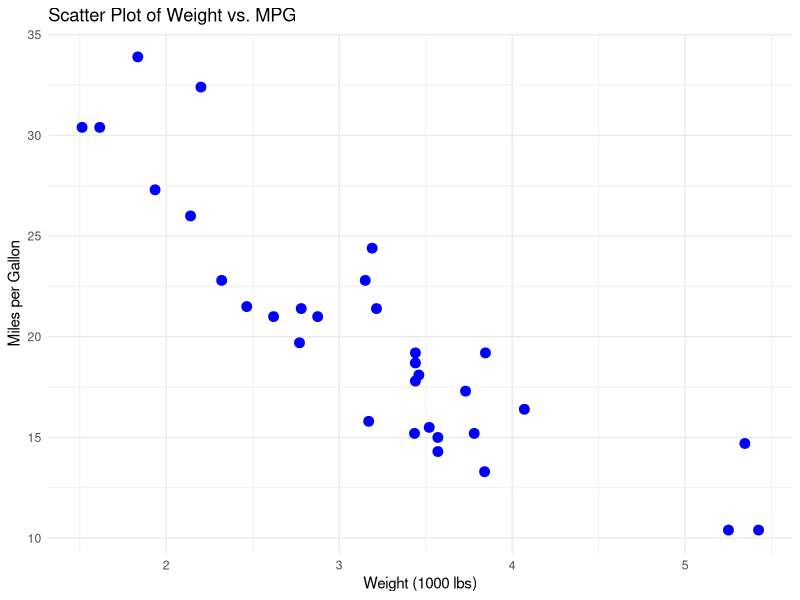
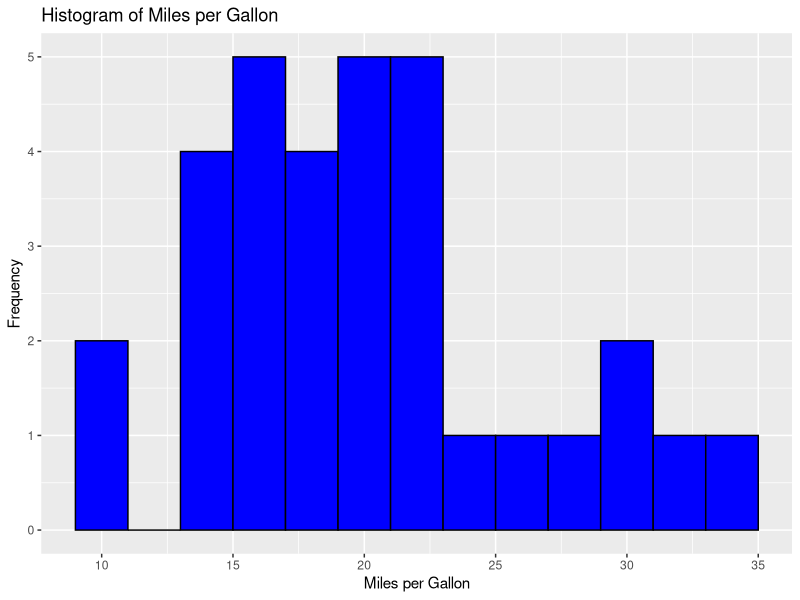
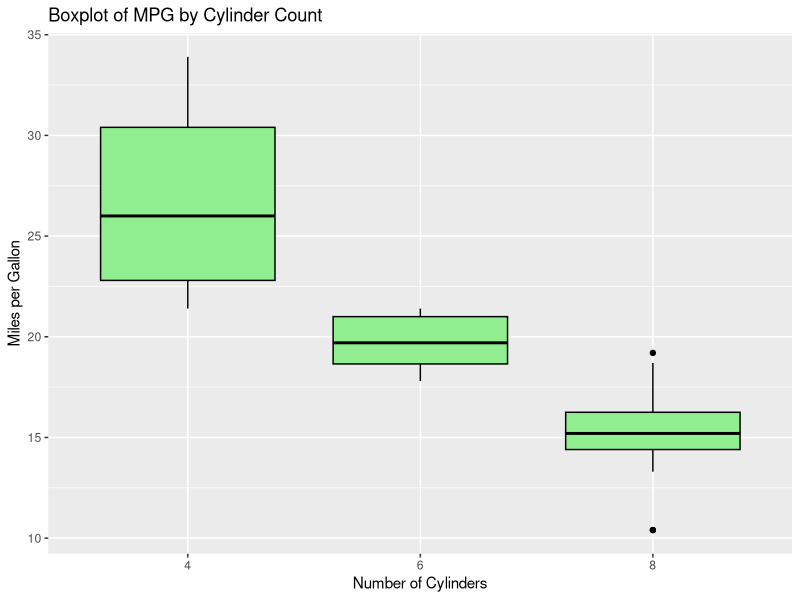
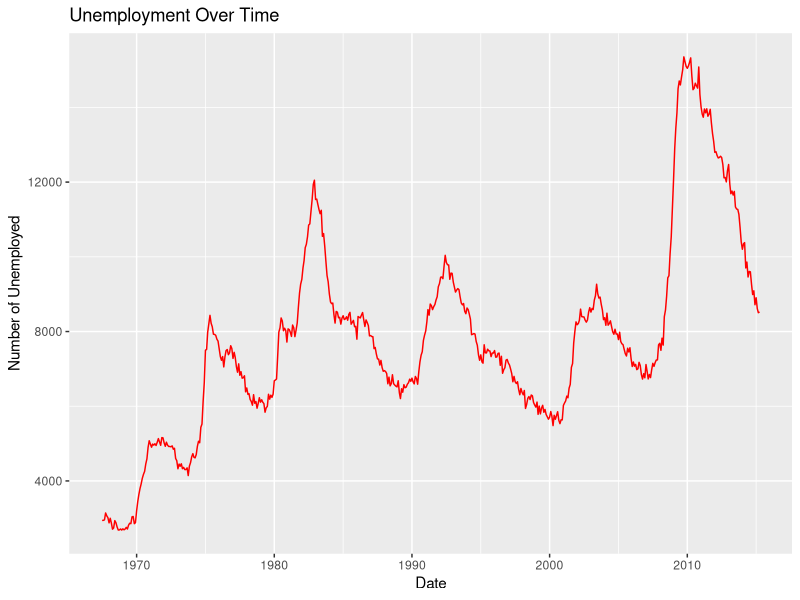
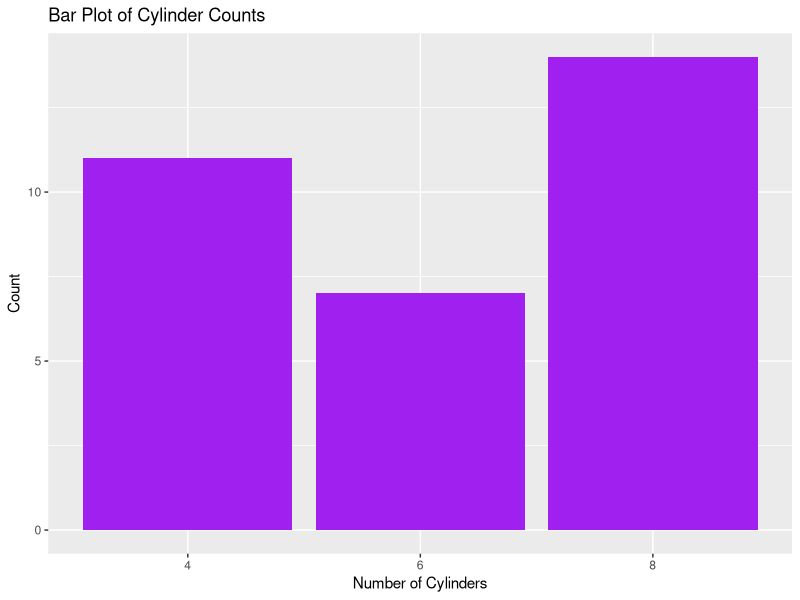

Write R code to recreate these figures, in order.
library(ggplot2)

ggplot(data = mtcars, aes(x = wt, y = mpg)) +  # Define the data and aesthetic mappings
geom_point(color = "blue", size = 3) +  # Customize point color and size
  labs(title = "Scatter Plot of Weight vs. MPG",
       x = "Weight (1000 lbs)",
       y = "Miles per Gallon") +  # Add titles and labels
  theme_minimal()  # Apply a minimal theme for a clean look

# Basic histogram
ggplot(data = mtcars, aes(x = mpg)) +
  geom_histogram(binwidth = 2, fill = "blue", color = "black") +  # Add histogram bars
  labs(title = "Histogram of Miles per Gallon",
       x = "Miles per Gallon",
       y = "Frequency")

# Basic boxplot
ggplot(data = mtcars, aes(x = factor(cyl), y = mpg)) +
  geom_boxplot(fill = "lightgreen", color = "black") +  # Add boxplot
  labs(title = "Boxplot of MPG by Cylinder Count",
       x = "Number of Cylinders",
       y = "Miles per Gallon")

# Basic line plot

ggplot(data = economics, aes(x = date, y = unemploy)) +
  geom_line(color = "red") +  # Add line plot
  labs(title = "Unemployment Over Time",
       x = "Date",
       y = "Number of Unemployed")

# Basic bar plot

ggplot(data = mtcars, aes(x = factor(cyl))) +
  geom_bar(fill = "purple") +  # Add bar plot
  labs(title = "Bar Plot of Cylinder Counts",
       x = "Number of Cylinders",
       y = "Count")
